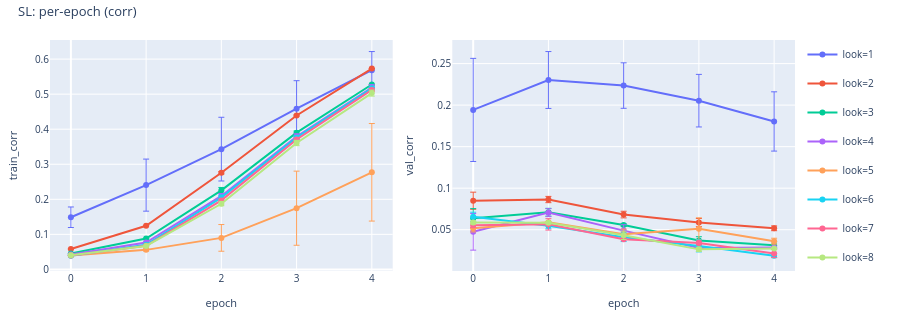
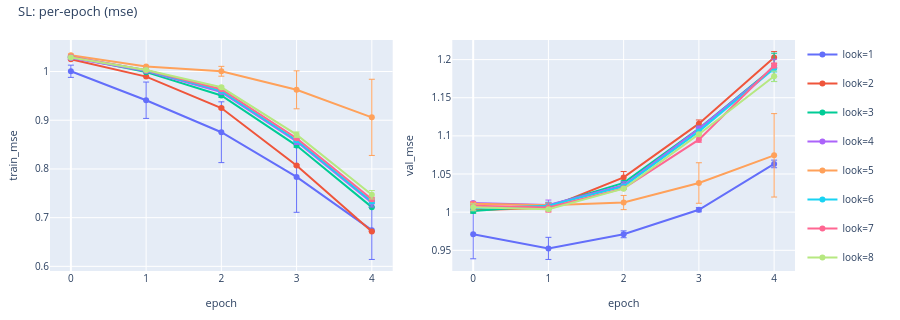
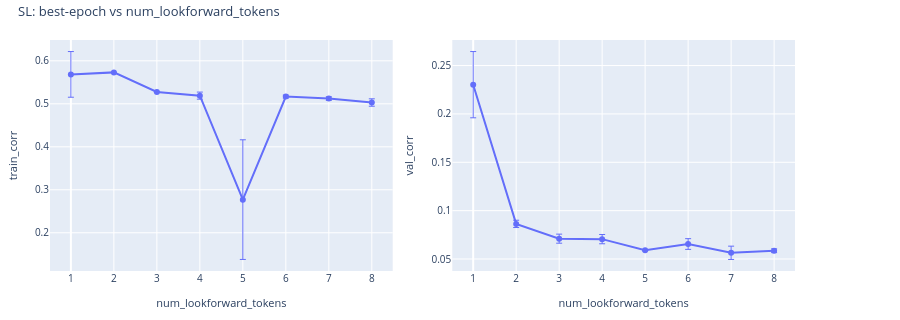

Notebook cell for these charts, in order:
### Markdown cell above
## Supervised-learning

### Code cell
sl = CorpusRegressionAnalysisConfig.from_sl_sweep(artifacts_root=ARTIFACTS)
if sl is None:
    print("SL: no artifacts")
else:
    sl.describe("SL")
    display(
        sl.plot_vs_epoch(
            "corr",
            title="SL: per-epoch (corr)",
            show_seed_bar=True,
            save_path=WRITEUP_ASSETS / "sl_per_epoch_corr.html",
        )
    )
    display(
        sl.plot_vs_epoch(
            "mse",
            title="SL: per-epoch (mse)",
            show_seed_bar=True,
            save_path=WRITEUP_ASSETS / "sl_per_epoch_mse.html",
        )
    )
    display(
        sl.plot_vs_lookforward(
            title="SL: best-epoch vs num_lookforward_tokens",
            x_scale="uniform",
            show_seed_bar=True,
            save_path=WRITEUP_ASSETS / "sl_vs_lookforward.html",
        )
    )

### Figure 1 — Plotly figure (JSON) as saved in the notebook; plotly's stock layout.template omitted (floating-point values rounded to 4 significant figures)
{"data": [{"customdata": [[1, 2], [1, 2], [1, 2], [1, 2], [1, 2]], "error_y": {"array": [0.02929, 0.07429, 0.09088, 0.07975, 0.05314], "arrayminus": [0.02929, 0.07429, 0.09088, 0.07975, 0.05314], "symmetric": false, "thickness": 1, "type": "data", "width": 3}, "hovertemplate": "epoch: %{x}<br>train_corr: %{y}<br>num_lookforward_tokens: %{customdata[0]}<br>n_seeds: %{customdata[1]}<extra>look=1</extra>", "legendgroup": "look=1", "line": {"color": "#636EFA"}, "marker": {"color": "#636EFA"}, "mode": "lines+markers", "name": "look=1", "showlegend": true, "type": "scatter", "x": [0, 1, 2, 3, 4], "xaxis": "x", "y": [0.1488, 0.2405, 0.3431, 0.4587, 0.5684], "yaxis": "y"}, {"customdata": [[2, 2], [2, 2], [2, 2], [2, 2], [2, 2]], "error_y": {"array": [0.000134, 0.0008867, 0.003501, 0.001873, 0.0003488], "arrayminus": [0.000134, 0.0008867, 0.003501, 0.001873, 0.0003488], "symmetric": false, "thickness": 1, "type": "data", "width": 3}, "hovertemplate": "epoch: %{x}<br>train_corr: %{y}<br>num_lookforward_tokens: %{customdata[0]}<br>n_seeds: %{customdata[1]}<extra>look=2</extra>", "legendgroup": "look=2", "line": {"color": "#EF553B"}, "marker": {"color": "#EF553B"}, "mode": "lines+markers", "name": "look=2", "showlegend": true, "type": "scatter", "x": [0, 1, 2, 3, 4], "xaxis": "x", "y": [0.05832, 0.1245, 0.2757, 0.4392, 0.5731], "yaxis": "y"}, {"customdata": [[3, 2], [3, 2], [3, 2], [3, 2], [3, 2]], "error_y": {"array": [0.0004131, 0.0006294, 0.008189, 0.004685, 0.0005798], "arrayminus": [0.0004131, 0.0006294, 0.008189, 0.004685, 0.0005798], "symmetric": false, "thickness": 1, "type": "data", "width": 3}, "hovertemplate": "epoch: %{x}<br>train_corr: %{y}<br>num_lookforward_tokens: %{customdata[0]}<br>n_seeds: %{customdata[1]}<extra>look=3</extra>", "legendgroup": "look=3", "line": {"color": "#00CC96"}, "marker": {"color": "#00CC96"}, "mode": "lines+markers", "name": "look=3", "showlegend": true, "type": "scatter", "x": [0, 1, 2, 3, 4], "xaxis": "x", "y": [0.04509, 0.08815, 0.2256, 0.3901, 0.5276], "yaxis": "y"}, {"customdata": [[4, 2], [4, 2], [4, 2], [4, 2], [4, 2]], "error_y": {"array": [0.0009005, 0.002005, 0.00697, 0.007898, 0.008246], "arrayminus": [0.0009005, 0.002005, 0.00697, 0.007898, 0.008246], "symmetric": false, "thickness": 1, "type": "data", "width": 3}, "hovertemplate": "epoch: %{x}<br>train_corr: %{y}<br>num_lookforward_tokens: %{customdata[0]}<br>n_seeds: %{customdata[1]}<extra>look=4</extra>", "legendgroup": "look=4", "line": {"color": "#AB63FA"}, "marker": {"color": "#AB63FA"}, "mode": "lines+markers", "name": "look=4", "showlegend": true, "type": "scatter", "x": [0, 1, 2, 3, 4], "xaxis": "x", "y": [0.0423, 0.07672, 0.2096, 0.379, 0.519], "yaxis": "y"}, {"customdata": [[5, 2], [5, 2], [5, 2], [5, 2], [5, 2]], "error_y": {"array": [0.001016, 0.003337, 0.03806, 0.1057, 0.1392], "arrayminus": [0.001016, 0.003337, 0.03806, 0.1057, 0.1392], "symmetric": false, "thickness": 1, "type": "data", "width": 3}, "hovertemplate": "epoch: %{x}<br>train_corr: %{y}<br>num_lookforward_tokens: %{customdata[0]}<br>n_seeds: %{customdata[1]}<extra>look=5</extra>", "legendgroup": "look=5", "line": {"color": "#FFA15A"}, "marker": {"color": "#FFA15A"}, "mode": "lines+markers", "name": "look=5", "showlegend": true, "type": "scatter", "x": [0, 1, 2, 3, 4], "xaxis": "x", "y": [0.03966, 0.05573, 0.08996, 0.1746, 0.2771], "yaxis": "y"}, {"customdata": [[6, 2], [6, 2], [6, 2], [6, 2], [6, 2]], "error_y": {"array": [0.0009048, 0.002823, 0.006915, 0.005048, 0.003475], "arrayminus": [0.0009048, 0.002823, 0.006915, 0.005048, 0.003475], "symmetric": false, "thickness": 1, "type": "data", "width": 3}, "hovertemplate": "epoch: %{x}<br>train_corr: %{y}<br>num_lookforward_tokens: %{customdata[0]}<br>n_seeds: %{customdata[1]}<extra>look=6</extra>", "legendgroup": "look=6", "line": {"color": "#19D3F3"}, "marker": {"color": "#19D3F3"}, "mode": "lines+markers", "name": "look=6", "showlegend": true, "type": "scatter", "x": [0, 1, 2, 3, 4], "xaxis": "x", "y": [0.03911, 0.07012, 0.2048, 0.3759, 0.5167], "yaxis": "y"}, {"customdata": [[7, 2], [7, 2], [7, 2], [7, 2], [7, 2]], "error_y": {"array": [0.000313, 0.0005698, 0.003141, 0.003228, 0.004099], "arrayminus": [0.000313, 0.0005698, 0.003141, 0.003228, 0.004099], "symmetric": false, "thickness": 1, "type": "data", "width": 3}, "hovertemplate": "epoch: %{x}<br>train_corr: %{y}<br>num_lookforward_tokens: %{customdata[0]}<br>n_seeds: %{customdata[1]}<extra>look=7</extra>", "legendgroup": "look=7", "line": {"color": "#FF6692"}, "marker": {"color": "#FF6692"}, "mode": "lines+markers", "name": "look=7", "showlegend": true, "type": "scatter", "x": [0, 1, 2, 3, 4], "xaxis": "x", "y": [0.0399, 0.06737, 0.1969, 0.3706, 0.5122], "yaxis": "y"}, {"customdata": [[8, 2], [8, 2], [8, 2], [8, 2], [8, 2]], "error_y": {"array": [0.0002251, 0.001469, 0.005496, 0.00757, 0.008607], "arrayminus": [0.0002251, 0.001469, 0.005496, 0.00757, 0.008607], "symmetric": false, "thickness": 1, "type": "data", "width": 3}, "hovertemplate": "epoch: %{x}<br>train_corr: %{y}<br>num_lookforward_tokens: %{customdata[0]}<br>n_seeds: %{customdata[1]}<extra>look=8</extra>", "legendgroup": "look=8", "line": {"color": "#B6E880"}, "marker": {"color": "#B6E880"}, "mode": "lines+markers", "name": "look=8", "showlegend": true, "type": "scatter", "x": [0, 1, 2, 3, 4], "xaxis": "x", "y": [0.04019, 0.06688, 0.1872, 0.3607, 0.503], "yaxis": "y"}, {"customdata": [[1, 2], [1, 2], [1, 2], [1, 2], [1, 2]], "error_y": {"array": [0.06206, 0.03425, 0.02737, 0.03165, 0.03568], "arrayminus": [0.06206, 0.03425, 0.02737, 0.03165, 0.03568], "symmetric": false, "thickness": 1, "type": "data", "width": 3}, "hovertemplate": "epoch: %{x}<br>val_corr: %{y}<br>num_lookforward_tokens: %{customdata[0]}<br>n_seeds: %{customdata[1]}<extra>look=1</extra>", "legendgroup": "look=1", "line": {"color": "#636EFA"}, "marker": {"color": "#636EFA"}, "mode": "lines+markers", "name": "look=1", "showlegend": false, "type": "scatter", "x": [0, 1, 2, 3, 4], "xaxis": "x2", "y": [0.1942, 0.2302, 0.2235, 0.2053, 0.1803], "yaxis": "y2"}, {"customdata": [[2, 2], [2, 2], [2, 2], [2, 2], [2, 2]], "error_y": {"array": [0.01029, 0.003772, 0.003996, 0.004914, 0.002871], "arrayminus": [0.01029, 0.003772, 0.003996, 0.004914, 0.002871], "symmetric": false, "thickness": 1, "type": "data", "width": 3}, "hovertemplate": "epoch: %{x}<br>val_corr: %{y}<br>num_lookforward_tokens: %{customdata[0]}<br>n_seeds: %{customdata[1]}<extra>look=2</extra>", "legendgroup": "look=2", "line": {"color": "#EF553B"}, "marker": {"color": "#EF553B"}, "mode": "lines+markers", "name": "look=2", "showlegend": false, "type": "scatter", "x": [0, 1, 2, 3, 4], "xaxis": "x2", "y": [0.08491, 0.08633, 0.06823, 0.0586, 0.05168], "yaxis": "y2"}, {"customdata": [[3, 2], [3, 2], [3, 2], [3, 2], [3, 2]], "error_y": {"array": [0.01156, 0.004684, 0.001621, 0.004603, 0.004299], "arrayminus": [0.01156, 0.004684, 0.001621, 0.004603, 0.004299], "symmetric": false, "thickness": 1, "type": "data", "width": 3}, "hovertemplate": "epoch: %{x}<br>val_corr: %{y}<br>num_lookforward_tokens: %{customdata[0]}<br>n_seeds: %{customdata[1]}<extra>look=3</extra>", "legendgroup": "look=3", "line": {"color": "#00CC96"}, "marker": {"color": "#00CC96"}, "mode": "lines+markers", "name": "look=3", "showlegend": false, "type": "scatter", "x": [0, 1, 2, 3, 4], "xaxis": "x2", "y": [0.06388, 0.07105, 0.05558, 0.03697, 0.03123], "yaxis": "y2"}, {"customdata": [[4, 2], [4, 2], [4, 2], [4, 2], [4, 2]], "error_y": {"array": [0.02205, 0.004794, 0.007135, 9.163e-05, 0.0007496], "arrayminus": [0.02205, 0.004794, 0.007135, 9.163e-05, 0.0007496], "symmetric": false, "thickness": 1, "type": "data", "width": 3}, "hovertemplate": "epoch: %{x}<br>val_corr: %{y}<br>num_lookforward_tokens: %{customdata[0]}<br>n_seeds: %{customdata[1]}<extra>look=4</extra>", "legendgroup": "look=4", "line": {"color": "#AB63FA"}, "marker": {"color": "#AB63FA"}, "mode": "lines+markers", "name": "look=4", "showlegend": false, "type": "scatter", "x": [0, 1, 2, 3, 4], "xaxis": "x2", "y": [0.04745, 0.07055, 0.04893, 0.02812, 0.02858], "yaxis": "y2"}, {"customdata": [[5, 2], [5, 2], [5, 2], [5, 2], [5, 2]], "error_y": {"array": [0.004302, 0.0006217, 0.006211, 0.01307, 0.003561], "arrayminus": [0.004302, 0.0006217, 0.006211, 0.01307, 0.003561], "symmetric": false, "thickness": 1, "type": "data", "width": 3}, "hovertemplate": "epoch: %{x}<br>val_corr: %{y}<br>num_lookforward_tokens: %{customdata[0]}<br>n_seeds: %{customdata[1]}<extra>look=5</extra>", "legendgroup": "look=5", "line": {"color": "#FFA15A"}, "marker": {"color": "#FFA15A"}, "mode": "lines+markers", "name": "look=5", "showlegend": false, "type": "scatter", "x": [0, 1, 2, 3, 4], "xaxis": "x2", "y": [0.05166, 0.05905, 0.04452, 0.05129, 0.03619], "yaxis": "y2"}, {"customdata": [[6, 2], [6, 2], [6, 2], [6, 2], [6, 2]], "error_y": {"array": [0.005546, 0.003676, 0.005216, 0.007232, 0.002256], "arrayminus": [0.005546, 0.003676, 0.005216, 0.007232, 0.002256], "symmetric": false, "thickness": 1, "type": "data", "width": 3}, "hovertemplate": "epoch: %{x}<br>val_corr: %{y}<br>num_lookforward_tokens: %{customdata[0]}<br>n_seeds: %{customdata[1]}<extra>look=6</extra>", "legendgroup": "look=6", "line": {"color": "#19D3F3"}, "marker": {"color": "#19D3F3"}, "mode": "lines+markers", "name": "look=6", "showlegend": false, "type": "scatter", "x": [0, 1, 2, 3, 4], "xaxis": "x2", "y": [0.0655, 0.0548, 0.04094, 0.03052, 0.01871], "yaxis": "y2"}, {"customdata": [[7, 2], [7, 2], [7, 2], [7, 2], [7, 2]], "error_y": {"array": [0.002858, 0.006877, 0.0002741, 0.002346, 0.004857], "arrayminus": [0.002858, 0.006877, 0.0002741, 0.002346, 0.004857], "symmetric": false, "thickness": 1, "type": "data", "width": 3}, "hovertemplate": "epoch: %{x}<br>val_corr: %{y}<br>num_lookforward_tokens: %{customdata[0]}<br>n_seeds: %{customdata[1]}<extra>look=7</extra>", "legendgroup": "look=7", "line": {"color": "#FF6692"}, "marker": {"color": "#FF6692"}, "mode": "lines+markers", "name": "look=7", "showlegend": false, "type": "scatter", "x": [0, 1, 2, 3, 4], "xaxis": "x2", "y": [0.0553, 0.05644, 0.03858, 0.03414, 0.02127], "yaxis": "y2"}, {"customdata": [[8, 2], [8, 2], [8, 2], [8, 2], [8, 2]], "error_y": {"array": [0.001929, 0.001471, 0.005067, 0.002482, 0.0005606], "arrayminus": [0.001929, 0.001471, 0.005067, 0.002482, 0.0005606], "symmetric": false, "thickness": 1, "type": "data", "width": 3}, "hovertemplate": "epoch: %{x}<br>val_corr: %{y}<br>num_lookforward_tokens: %{customdata[0]}<br>n_seeds: %{customdata[1]}<extra>look=8</extra>", "legendgroup": "look=8", "line": {"color": "#B6E880"}, "marker": {"color": "#B6E880"}, "mode": "lines+markers", "name": "look=8", "showlegend": false, "type": "scatter", "x": [0, 1, 2, 3, 4], "xaxis": "x2", "y": [0.05857, 0.0585, 0.04325, 0.02635, 0.02749], "yaxis": "y2"}], "layout": {"font": {"size": 11}, "height": 320, "legend": {"font": {"size": 10}, "x": 1.01, "xanchor": "left", "y": 1.0, "yanchor": "top"}, "margin": {"b": 40, "l": 50, "r": 105, "t": 40}, "title": {"font": {"size": 13}, "text": "SL: per-epoch (corr)", "x": 0.02, "xanchor": "left", "y": 0.98, "yanchor": "top"}, "xaxis": {"anchor": "y", "domain": [0.0, 0.46], "tickfont": {"size": 10}, "title": {"font": {"size": 11}, "text": "epoch"}}, "xaxis2": {"anchor": "y2", "domain": [0.54, 1.0], "tickfont": {"size": 10}, "title": {"font": {"size": 11}, "text": "epoch"}}, "yaxis": {"anchor": "x", "domain": [0.0, 1.0], "tickfont": {"size": 10}, "title": {"font": {"size": 11}, "text": "train_corr"}}, "yaxis2": {"anchor": "x2", "domain": [0.0, 1.0], "tickfont": {"size": 10}, "title": {"font": {"size": 11}, "text": "val_corr"}}}}

### Figure 2 — Plotly figure (JSON) as saved in the notebook; plotly's stock layout.template omitted (floating-point values rounded to 4 significant figures)
{"data": [{"customdata": [[1, 2], [1, 2], [1, 2], [1, 2], [1, 2]], "error_y": {"array": [0.01255, 0.03733, 0.0624, 0.07273, 0.06011], "arrayminus": [0.01255, 0.03733, 0.0624, 0.07273, 0.06011], "symmetric": false, "thickness": 1, "type": "data", "width": 3}, "hovertemplate": "epoch: %{x}<br>train_mse: %{y}<br>num_lookforward_tokens: %{customdata[0]}<br>n_seeds: %{customdata[1]}<extra>look=1</extra>", "legendgroup": "look=1", "line": {"color": "#636EFA"}, "marker": {"color": "#636EFA"}, "mode": "lines+markers", "name": "look=1", "showlegend": true, "type": "scatter", "x": [0, 1, 2, 3, 4], "xaxis": "x", "y": [1.001, 0.941, 0.8754, 0.7837, 0.6743], "yaxis": "y"}, {"customdata": [[2, 2], [2, 2], [2, 2], [2, 2], [2, 2]], "error_y": {"array": [0.0009519, 0.0002419, 0.00188, 0.001646, 0.0003972], "arrayminus": [0.0009519, 0.0002419, 0.00188, 0.001646, 0.0003972], "symmetric": false, "thickness": 1, "type": "data", "width": 3}, "hovertemplate": "epoch: %{x}<br>train_mse: %{y}<br>num_lookforward_tokens: %{customdata[0]}<br>n_seeds: %{customdata[1]}<extra>look=2</extra>", "legendgroup": "look=2", "line": {"color": "#EF553B"}, "marker": {"color": "#EF553B"}, "mode": "lines+markers", "name": "look=2", "showlegend": true, "type": "scatter", "x": [0, 1, 2, 3, 4], "xaxis": "x", "y": [1.025, 0.9895, 0.925, 0.8071, 0.6716], "yaxis": "y"}, {"customdata": [[3, 2], [3, 2], [3, 2], [3, 2], [3, 2]], "error_y": {"array": [0.0014, 3.62e-05, 0.003642, 0.003527, 0.0005879], "arrayminus": [0.0014, 3.62e-05, 0.003642, 0.003527, 0.0005879], "symmetric": false, "thickness": 1, "type": "data", "width": 3}, "hovertemplate": "epoch: %{x}<br>train_mse: %{y}<br>num_lookforward_tokens: %{customdata[0]}<br>n_seeds: %{customdata[1]}<extra>look=3</extra>", "legendgroup": "look=3", "line": {"color": "#00CC96"}, "marker": {"color": "#00CC96"}, "mode": "lines+markers", "name": "look=3", "showlegend": true, "type": "scatter", "x": [0, 1, 2, 3, 4], "xaxis": "x", "y": [1.03, 0.9987, 0.9508, 0.8479, 0.7216], "yaxis": "y"}, {"customdata": [[4, 2], [4, 2], [4, 2], [4, 2], [4, 2]], "error_y": {"array": [0.0002419, 0.0002519, 0.003109, 0.005991, 0.008523], "arrayminus": [0.0002419, 0.0002519, 0.003109, 0.005991, 0.008523], "symmetric": false, "thickness": 1, "type": "data", "width": 3}, "hovertemplate": "epoch: %{x}<br>train_mse: %{y}<br>num_lookforward_tokens: %{customdata[0]}<br>n_seeds: %{customdata[1]}<extra>look=4</extra>", "legendgroup": "look=4", "line": {"color": "#AB63FA"}, "marker": {"color": "#AB63FA"}, "mode": "lines+markers", "name": "look=4", "showlegend": true, "type": "scatter", "x": [0, 1, 2, 3, 4], "xaxis": "x", "y": [1.028, 1.001, 0.9578, 0.8564, 0.7305], "yaxis": "y"}, {"customdata": [[5, 2], [5, 2], [5, 2], [5, 2], [5, 2]], "error_y": {"array": [0.002503, 0.001669, 0.0101, 0.03894, 0.07819], "arrayminus": [0.002503, 0.001669, 0.0101, 0.03894, 0.07819], "symmetric": false, "thickness": 1, "type": "data", "width": 3}, "hovertemplate": "epoch: %{x}<br>train_mse: %{y}<br>num_lookforward_tokens: %{customdata[0]}<br>n_seeds: %{customdata[1]}<extra>look=5</extra>", "legendgroup": "look=5", "line": {"color": "#FFA15A"}, "marker": {"color": "#FFA15A"}, "mode": "lines+markers", "name": "look=5", "showlegend": true, "type": "scatter", "x": [0, 1, 2, 3, 4], "xaxis": "x", "y": [1.033, 1.01, 1.001, 0.9624, 0.9059], "yaxis": "y"}, {"customdata": [[6, 2], [6, 2], [6, 2], [6, 2], [6, 2]], "error_y": {"array": [0.001674, 0.0007298, 0.002986, 0.003925, 0.003754], "arrayminus": [0.001674, 0.0007298, 0.002986, 0.003925, 0.003754], "symmetric": false, "thickness": 1, "type": "data", "width": 3}, "hovertemplate": "epoch: %{x}<br>train_mse: %{y}<br>num_lookforward_tokens: %{customdata[0]}<br>n_seeds: %{customdata[1]}<extra>look=6</extra>", "legendgroup": "look=6", "line": {"color": "#19D3F3"}, "marker": {"color": "#19D3F3"}, "mode": "lines+markers", "name": "look=6", "showlegend": true, "type": "scatter", "x": [0, 1, 2, 3, 4], "xaxis": "x", "y": [1.03, 1.003, 0.9603, 0.859, 0.733], "yaxis": "y"}, {"customdata": [[7, 2], [7, 2], [7, 2], [7, 2], [7, 2]], "error_y": {"array": [0.0001719, 4.637e-05, 0.000949, 0.002251, 0.00414], "arrayminus": [0.0001719, 4.637e-05, 0.000949, 0.002251, 0.00414], "symmetric": false, "thickness": 1, "type": "data", "width": 3}, "hovertemplate": "epoch: %{x}<br>train_mse: %{y}<br>num_lookforward_tokens: %{customdata[0]}<br>n_seeds: %{customdata[1]}<extra>look=7</extra>", "legendgroup": "look=7", "line": {"color": "#FF6692"}, "marker": {"color": "#FF6692"}, "mode": "lines+markers", "name": "look=7", "showlegend": true, "type": "scatter", "x": [0, 1, 2, 3, 4], "xaxis": "x", "y": [1.03, 1.003, 0.9637, 0.8631, 0.7377], "yaxis": "y"}, {"customdata": [[8, 2], [8, 2], [8, 2], [8, 2], [8, 2]], "error_y": {"array": [0.0001752, 0.0006245, 0.00231, 0.00552, 0.008716], "arrayminus": [0.0001752, 0.0006245, 0.00231, 0.00552, 0.008716], "symmetric": false, "thickness": 1, "type": "data", "width": 3}, "hovertemplate": "epoch: %{x}<br>train_mse: %{y}<br>num_lookforward_tokens: %{customdata[0]}<br>n_seeds: %{customdata[1]}<extra>look=8</extra>", "legendgroup": "look=8", "line": {"color": "#B6E880"}, "marker": {"color": "#B6E880"}, "mode": "lines+markers", "name": "look=8", "showlegend": true, "type": "scatter", "x": [0, 1, 2, 3, 4], "xaxis": "x", "y": [1.029, 1.003, 0.9676, 0.8703, 0.747], "yaxis": "y"}, {"customdata": [[1, 2], [1, 2], [1, 2], [1, 2], [1, 2]], "error_y": {"array": [0.03209, 0.0145, 0.004496, 0.00281, 0.004984], "arrayminus": [0.03209, 0.0145, 0.004496, 0.00281, 0.004984], "symmetric": false, "thickness": 1, "type": "data", "width": 3}, "hovertemplate": "epoch: %{x}<br>val_mse: %{y}<br>num_lookforward_tokens: %{customdata[0]}<br>n_seeds: %{customdata[1]}<extra>look=1</extra>", "legendgroup": "look=1", "line": {"color": "#636EFA"}, "marker": {"color": "#636EFA"}, "mode": "lines+markers", "name": "look=1", "showlegend": false, "type": "scatter", "x": [0, 1, 2, 3, 4], "xaxis": "x2", "y": [0.971, 0.9525, 0.971, 1.003, 1.063], "yaxis": "y2"}, {"customdata": [[2, 2], [2, 2], [2, 2], [2, 2], [2, 2]], "error_y": {"array": [0.003377, 0.004586, 0.007747, 0.004832, 0.007888], "arrayminus": [0.003377, 0.004586, 0.007747, 0.004832, 0.007888], "symmetric": false, "thickness": 1, "type": "data", "width": 3}, "hovertemplate": "epoch: %{x}<br>val_mse: %{y}<br>num_lookforward_tokens: %{customdata[0]}<br>n_seeds: %{customdata[1]}<extra>look=2</extra>", "legendgroup": "look=2", "line": {"color": "#EF553B"}, "marker": {"color": "#EF553B"}, "mode": "lines+markers", "name": "look=2", "showlegend": false, "type": "scatter", "x": [0, 1, 2, 3, 4], "xaxis": "x2", "y": [1.003, 1.006, 1.046, 1.116, 1.203], "yaxis": "y2"}, {"customdata": [[3, 2], [3, 2], [3, 2], [3, 2], [3, 2]], "error_y": {"array": [0.003076, 0.003307, 0.002782, 0.003342, 0.01856], "arrayminus": [0.003076, 0.003307, 0.002782, 0.003342, 0.01856], "symmetric": false, "thickness": 1, "type": "data", "width": 3}, "hovertemplate": "epoch: %{x}<br>val_mse: %{y}<br>num_lookforward_tokens: %{customdata[0]}<br>n_seeds: %{customdata[1]}<extra>look=3</extra>", "legendgroup": "look=3", "line": {"color": "#00CC96"}, "marker": {"color": "#00CC96"}, "mode": "lines+markers", "name": "look=3", "showlegend": false, "type": "scatter", "x": [0, 1, 2, 3, 4], "xaxis": "x2", "y": [1.002, 1.009, 1.038, 1.109, 1.19], "yaxis": "y2"}, {"customdata": [[4, 2], [4, 2], [4, 2], [4, 2], [4, 2]], "error_y": {"array": [0.0003907, 0.006355, 0.00459, 0.003502, 0.01144], "arrayminus": [0.0003907, 0.006355, 0.00459, 0.003502, 0.01144], "symmetric": false, "thickness": 1, "type": "data", "width": 3}, "hovertemplate": "epoch: %{x}<br>val_mse: %{y}<br>num_lookforward_tokens: %{customdata[0]}<br>n_seeds: %{customdata[1]}<extra>look=4</extra>", "legendgroup": "look=4", "line": {"color": "#AB63FA"}, "marker": {"color": "#AB63FA"}, "mode": "lines+markers", "name": "look=4", "showlegend": false, "type": "scatter", "x": [0, 1, 2, 3, 4], "xaxis": "x2", "y": [1.012, 1.009, 1.035, 1.109, 1.189], "yaxis": "y2"}, {"customdata": [[5, 2], [5, 2], [5, 2], [5, 2], [5, 2]], "error_y": {"array": [0.0009585, 0.0033, 0.009284, 0.02654, 0.05467], "arrayminus": [0.0009585, 0.0033, 0.009284, 0.02654, 0.05467], "symmetric": false, "thickness": 1, "type": "data", "width": 3}, "hovertemplate": "epoch: %{x}<br>val_mse: %{y}<br>num_lookforward_tokens: %{customdata[0]}<br>n_seeds: %{customdata[1]}<extra>look=5</extra>", "legendgroup": "look=5", "line": {"color": "#FFA15A"}, "marker": {"color": "#FFA15A"}, "mode": "lines+markers", "name": "look=5", "showlegend": false, "type": "scatter", "x": [0, 1, 2, 3, 4], "xaxis": "x2", "y": [1.011, 1.009, 1.013, 1.038, 1.074], "yaxis": "y2"}, {"customdata": [[6, 2], [6, 2], [6, 2], [6, 2], [6, 2]], "error_y": {"array": [0.002906, 0.004716, 0.0003349, 0.001737, 0.004467], "arrayminus": [0.002906, 0.004716, 0.0003349, 0.001737, 0.004467], "symmetric": false, "thickness": 1, "type": "data", "width": 3}, "hovertemplate": "epoch: %{x}<br>val_mse: %{y}<br>num_lookforward_tokens: %{customdata[0]}<br>n_seeds: %{customdata[1]}<extra>look=6</extra>", "legendgroup": "look=6", "line": {"color": "#19D3F3"}, "marker": {"color": "#19D3F3"}, "mode": "lines+markers", "name": "look=6", "showlegend": false, "type": "scatter", "x": [0, 1, 2, 3, 4], "xaxis": "x2", "y": [1.005, 1.008, 1.034, 1.106, 1.188], "yaxis": "y2"}, {"customdata": [[7, 2], [7, 2], [7, 2], [7, 2], [7, 2]], "error_y": {"array": [0.005589, 0.006019, 0.001342, 0.003397, 0.003227], "arrayminus": [0.005589, 0.006019, 0.001342, 0.003397, 0.003227], "symmetric": false, "thickness": 1, "type": "data", "width": 3}, "hovertemplate": "epoch: %{x}<br>val_mse: %{y}<br>num_lookforward_tokens: %{customdata[0]}<br>n_seeds: %{customdata[1]}<extra>look=7</extra>", "legendgroup": "look=7", "line": {"color": "#FF6692"}, "marker": {"color": "#FF6692"}, "mode": "lines+markers", "name": "look=7", "showlegend": false, "type": "scatter", "x": [0, 1, 2, 3, 4], "xaxis": "x2", "y": [1.008, 1.006, 1.031, 1.095, 1.192], "yaxis": "y2"}, {"customdata": [[8, 2], [8, 2], [8, 2], [8, 2], [8, 2]], "error_y": {"array": [0.004583, 0.0008853, 0.0008394, 0.001324, 0.006738], "arrayminus": [0.004583, 0.0008853, 0.0008394, 0.001324, 0.006738], "symmetric": false, "thickness": 1, "type": "data", "width": 3}, "hovertemplate": "epoch: %{x}<br>val_mse: %{y}<br>num_lookforward_tokens: %{customdata[0]}<br>n_seeds: %{customdata[1]}<extra>look=8</extra>", "legendgroup": "look=8", "line": {"color": "#B6E880"}, "marker": {"color": "#B6E880"}, "mode": "lines+markers", "name": "look=8", "showlegend": false, "type": "scatter", "x": [0, 1, 2, 3, 4], "xaxis": "x2", "y": [1.006, 1.004, 1.031, 1.102, 1.178], "yaxis": "y2"}], "layout": {"font": {"size": 11}, "height": 320, "legend": {"font": {"size": 10}, "x": 1.01, "xanchor": "left", "y": 1.0, "yanchor": "top"}, "margin": {"b": 40, "l": 50, "r": 105, "t": 40}, "title": {"font": {"size": 13}, "text": "SL: per-epoch (mse)", "x": 0.02, "xanchor": "left", "y": 0.98, "yanchor": "top"}, "xaxis": {"anchor": "y", "domain": [0.0, 0.46], "tickfont": {"size": 10}, "title": {"font": {"size": 11}, "text": "epoch"}}, "xaxis2": {"anchor": "y2", "domain": [0.54, 1.0], "tickfont": {"size": 10}, "title": {"font": {"size": 11}, "text": "epoch"}}, "yaxis": {"anchor": "x", "domain": [0.0, 1.0], "tickfont": {"size": 10}, "title": {"font": {"size": 11}, "text": "train_mse"}}, "yaxis2": {"anchor": "x2", "domain": [0.0, 1.0], "tickfont": {"size": 10}, "title": {"font": {"size": 11}, "text": "val_mse"}}}}

### Figure 3 — Plotly figure (JSON) as saved in the notebook; plotly's stock layout.template omitted (floating-point values rounded to 4 significant figures)
{"data": [{"customdata": [[1, 4, 2, "look=1"], [2, 4, 2, "look=2"], [3, 4, 2, "look=3"], [4, 4, 2, "look=4"], [5, 4, 2, "look=5"], [6, 4, 2, "look=6"], [7, 4, 2, "look=7"], [8, 4, 2, "look=8"]], "error_y": {"array": [0.05314, 0.0003488, 0.0005798, 0.008246, 0.1392, 0.003475, 0.004099, 0.008607], "arrayminus": [0.05314, 0.0003488, 0.0005798, 0.008246, 0.1392, 0.003475, 0.004099, 0.008607], "symmetric": false, "thickness": 1, "type": "data", "width": 3}, "hovertemplate": "num_lookforward_tokens: %{customdata[0]}<br>train_corr: %{y}<br>epoch: %{customdata[1]}<br>n_seeds: %{customdata[2]}<extra>%{customdata[3]}</extra>", "legendgroup": "all", "line": {"color": "#636EFA"}, "marker": {"color": "#636EFA"}, "mode": "lines+markers", "name": "all", "showlegend": false, "type": "scatter", "x": [0, 1, 2, 3, 4, 5, 6, 7], "xaxis": "x", "y": [0.5684, 0.5731, 0.5276, 0.519, 0.2771, 0.5167, 0.5122, 0.503], "yaxis": "y"}, {"customdata": [[1, 1, 2, "look=1"], [2, 1, 2, "look=2"], [3, 1, 2, "look=3"], [4, 1, 2, "look=4"], [5, 1, 2, "look=5"], [6, 0, 2, "look=6"], [7, 1, 2, "look=7"], [8, 0, 2, "look=8"]], "error_y": {"array": [0.03425, 0.003772, 0.004684, 0.004794, 0.0006217, 0.005546, 0.006877, 0.001929], "arrayminus": [0.03425, 0.003772, 0.004684, 0.004794, 0.0006217, 0.005546, 0.006877, 0.001929], "symmetric": false, "thickness": 1, "type": "data", "width": 3}, "hovertemplate": "num_lookforward_tokens: %{customdata[0]}<br>val_corr: %{y}<br>epoch: %{customdata[1]}<br>n_seeds: %{customdata[2]}<extra>%{customdata[3]}</extra>", "legendgroup": "all", "line": {"color": "#636EFA"}, "marker": {"color": "#636EFA"}, "mode": "lines+markers", "name": "all", "showlegend": false, "type": "scatter", "x": [0, 1, 2, 3, 4, 5, 6, 7], "xaxis": "x2", "y": [0.2302, 0.08633, 0.07105, 0.07055, 0.05905, 0.0655, 0.05644, 0.05857], "yaxis": "y2"}], "layout": {"font": {"size": 11}, "height": 320, "legend": {"font": {"size": 10}, "x": 1.01, "xanchor": "left", "y": 1.0, "yanchor": "top"}, "margin": {"b": 40, "l": 50, "r": 105, "t": 40}, "title": {"font": {"size": 13}, "text": "SL: best-epoch vs num_lookforward_tokens", "x": 0.02, "xanchor": "left", "y": 0.98, "yanchor": "top"}, "xaxis": {"anchor": "y", "domain": [0.0, 0.46], "tickfont": {"size": 10}, "tickmode": "array", "ticktext": ["1", "2", "3", "4", "5", "6", "7", "8"], "tickvals": [0, 1, 2, 3, 4, 5, 6, 7], "title": {"font": {"size": 11}, "text": "num_lookforward_tokens"}}, "xaxis2": {"anchor": "y2", "domain": [0.54, 1.0], "tickfont": {"size": 10}, "tickmode": "array", "ticktext": ["1", "2", "3", "4", "5", "6", "7", "8"], "tickvals": [0, 1, 2, 3, 4, 5, 6, 7], "title": {"font": {"size": 11}, "text": "num_lookforward_tokens"}}, "yaxis": {"anchor": "x", "domain": [0.0, 1.0], "tickfont": {"size": 10}, "title": {"font": {"size": 11}, "text": "train_corr"}}, "yaxis2": {"anchor": "x2", "domain": [0.0, 1.0], "tickfont": {"size": 10}, "title": {"font": {"size": 11}, "text": "val_corr"}}}}
